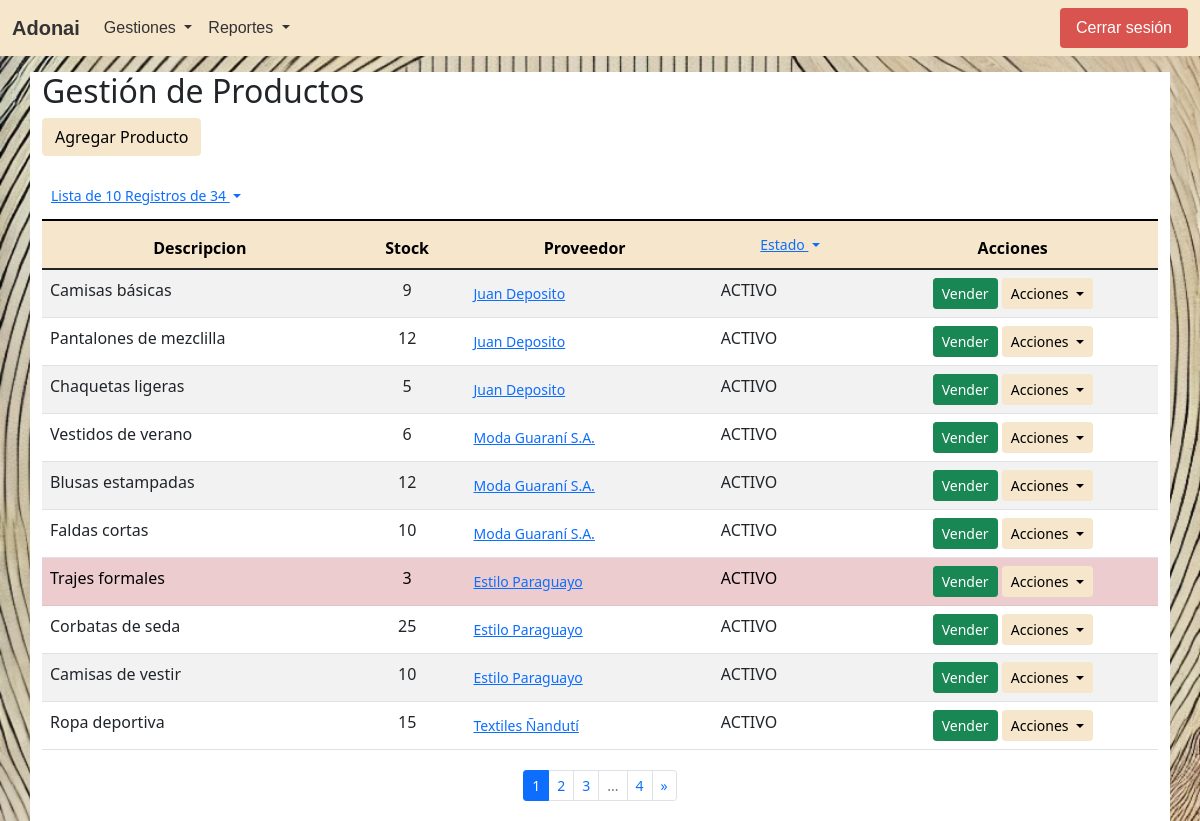
The page /gestion_productos.php?pn=1&nrop=10 (signed in) on the database its author committed.
### tables this page shows
CREATE TABLE IF NOT EXISTS `productos` (
  `id_producto` int(11) NOT NULL AUTO_INCREMENT,
  `descripcion` text,
  `stock` int(11) NOT NULL,
  `id_proveedor` int(11) DEFAULT NULL,
  `estado` enum('ACTIVO','INACTIVO') DEFAULT 'ACTIVO',
  `fch_estado` datetime DEFAULT NULL,
  `creado_en` datetime DEFAULT NULL,
  `actualizado_en` datetime DEFAULT NULL,
  PRIMARY KEY (`id_producto`),
  KEY `id_proveedor` (`id_proveedor`)
);

CREATE TABLE IF NOT EXISTS `proveedores` (
  `id_proveedor` int(11) NOT NULL AUTO_INCREMENT,
  `nombre` varchar(100) NOT NULL,
  `contacto` varchar(100) NOT NULL,
  `direccion` text,
  `estado` enum('ACTIVO','INACTIVO') DEFAULT 'ACTIVO',
  `fch_estado` datetime DEFAULT NULL,
  `creado_en` datetime DEFAULT NULL,
  `actualizado_en` datetime DEFAULT NULL,
  PRIMARY KEY (`id_proveedor`)
);

### procesos/Productos.php (called while the page is built, shortened)
<?php
class Productos
{
    private $dbConnect = null;
    public function __construct()
    {
        $Conexion = new Conexion();
        $this->dbConnect = $Conexion->conectar();
    }
    public function getTotalItemsProductos($estado = 'TODO', $id_producto = -1, $id_proveedor = -1)
    {
        $total_registros  = 1;
        $conn = $this->dbConnect;
        $sql = "SELECT COUNT(*) total_registros FROM productos";
        if ($estado == 'TODO') {
            $sql = "$sql where (estado = ? or estado = estado)";
        } else {
            $sql = "$sql where estado = ?";
        }
        if ($id_producto > -1) {
            $sql = "$sql and id_producto = ?";
        } else {
            $sql = "$sql and (id_producto = ? or id_producto = id_producto)";
        }
        if ($id_proveedor > -1) {
            $sql = "$sql and id_proveedor = ?";
        } else {
            $sql = "$sql and (id_proveedor = ? or id_proveedor = id_proveedor)";
        }
        $stmt = $conn->prepare($sql);
        $result = $stmt->bind_param("sii", $estado, $id_producto, $id_proveedor);
        $result = $stmt->execute();
        $result = $stmt->get_result();
        if ($result->num_rows > 0) {
            $row = $result->fetch_assoc();
            $total_registros = $row['total_registros'];
        }
        return $total_registros;
    }
    public function getProductos($estado = 'TODO', $page = 1, $num_results_on_page = 5, $id_producto = -1, $id_proveedor = -1)
    {
        $calc_page = ($page - 1) * $num_results_on_page;
        $conn = $this->dbConnect;
        $sql = "SELECT * FROM productos";
        if ($estado == 'TODO') {
            $sql = "$sql where (estado = ? or estado = estado)";
        } else {
            $sql = "$sql where estado = ?";
        }
        if ($id_producto > -1) {
            $sql = "$sql and id_producto = ?";
        } else {
            $sql = "$sql and (id_producto = ? or id_producto = id_producto)";
        }
        if ($id_proveedor > -1) {
            $sql = "$sql and id_proveedor = ?";
        } else {
            $sql = "$sql and (id_proveedor = ? or id_proveedor = id_proveedor)";
        }
        $sql = "$sql ORDER BY id_producto LIMIT ?,?";
        $stmt = $conn->prepare($sql);
        $result = $stmt->bind_param("siiii", $estado, $id_producto, $id_proveedor, $calc_page, $num_results_on_page);
        $result = $stmt->execute();
        $result = $stmt->get_result();
        return $result;
    }
}

### procesos/Ventanas.php (called while the page is built, shortened)
<?php
class Ventanas
{
    private $dbConnect = null;
    public function __construct()
    {
        $Conexion = new Conexion();
        $this->dbConnect = $Conexion->conectar();
    }
    public function getVentanasPorRolGrupo($id_rol, $grupo)
    {
        $conn = $this->dbConnect;
        $sql = "SELECT distinct vent.id_ventana, vent.descripcion FROM ventanas vent, rol_ventanas rove where rove.id_ventana=vent.id_ventana and vent.estado='ACTIVO' and rove.estado='ACTIVO' and rove.id_rol = ? and vent.grupo = ?";
        $stmt = $conn->prepare($sql);
        $stmt->bind_param("is", $id_rol, $grupo);
        $result = $stmt->execute();
        $result = $stmt->get_result();
        return $result;
    }
    public function getGruposVentanasPorRol($id_rol)
    {
        $conn = $this->dbConnect;
        $sql = "SELECT distinct vent.grupo FROM ventanas vent, rol_ventanas rove where rove.id_ventana=vent.id_ventana and vent.estado='ACTIVO' and rove.estado='ACTIVO' and rove.id_rol = ?";
        $stmt = $conn->prepare($sql);
        $stmt->bind_param("i", $id_rol);
        $result = $stmt->execute();
        $result = $stmt->get_result();
        return $result;
    }
}

### procesos/Proveedores.php (called while the page is built, shortened)
<?php
class Proveedores
{
    private $dbConnect = null;
    public function __construct()
    {
        $Conexion = new Conexion();
        $this->dbConnect = $Conexion->conectar();
    }
    public function getProveedor($id_proveedor)
    {
        $conn = $this->dbConnect;
        $sql = "SELECT * FROM proveedores where id_proveedor = ?";
        $stmt = $conn->prepare($sql);
        $stmt->bind_param("i", $id_proveedor);
        $result = $stmt->execute();
        $result = $stmt->get_result();
        return $result;
    }
}

### gestion_productos.php (the view, shortened to what this page needs)
<?php
include_once 'procesos/Productos.php';
$productos = new Productos();
include_once 'procesos/Proveedores.php';
$Proveedores = new Proveedores();
$Compras = new Compras();
$Ventas = new Ventas();
$Clientes = new Clientes();
if ($_SERVER['REQUEST_METHOD'] == 'GET') {
    $num_results_on_page = isset($_GET['nrop']) && is_numeric($_GET['nrop']) ? $_GET['nrop'] : 5;
    $page = isset($_GET['pn']) && is_numeric($_GET['pn']) ? $_GET['pn'] : 1;
    $estado = isset($_GET['e']) && is_string($_GET['e']) ? $_GET['e'] : 'TODO';
    if (isset($_GET["id_producto"]) && $_GET["id_producto"] >= 0) {
        $total_pages = $productos->getTotalItemsProductos($estado, $_GET["id_producto"]);
        $result = $productos->getProducto($_GET["id_producto"]);
    } else {
        $total_pages = $productos->getTotalItemsProductos($estado);
        $result = $productos->getProductos($estado, $page, $num_results_on_page);
    }
} else if ($_SERVER['REQUEST_METHOD'] == 'POST') {
    if (isset($_POST["CompraModal"]) && $_POST["CompraModal"] >= 0 and isset($_POST["id_producto"]) && $_POST["id_producto"] >= 0) {
        $resultado = $Compras->insertCompra($_POST);
        header("Location: gestion_productos.php");
    } else
    if (isset($_POST["VentaModal"]) && $_POST["VentaModal"] >= 0 and isset($_POST["id_producto"]) && $_POST["id_producto"] >= 0) {
        if (isset($_POST["add_cliente"]) && $_POST["add_cliente"] >= 0) {
            $resultado = $Clientes->insertCliente($_POST);
            $rows = $Clientes->getClientePorCedula($_POST["cedula"]);
            if ($rows->num_rows > 0) {
                $row = $rows->fetch_assoc();
                $_POST["id_cliente"] = $row['id_cliente'];
            }
        }
        $resultado = $Ventas->insertVenta($_POST);
        header("Location: gestion_productos.php");
    } else
    if (isset($_POST["id_producto"]) && $_POST["id_producto"] >= 0) {
        $resultado = $productos->updateProducto($_POST);
        header("Location: gestion_productos.php");
    } else {
        $resultado = $productos->insertProducto($_POST);
        header("Location: gestion_productos.php");
    }
};
?>
<!DOCTYPE html>
<html lang="es">
<head>
    <link href="https://cdn.jsdelivr.net/npm/bootstrap@5.1.3/dist/css/bootstrap.min.css" rel="stylesheet">
</head>
<body class="container-index">
    <?php
    include_once("navbar.php")
    ?>
    <div class="container bg-white mt-3">
        <h2>Gestión de Productos</h2>
        <?php if ($_SESSION['usuario']["rol"] == 1 || $_SESSION['usuario']["rol"] == 3): ?><a href="#" class="btn btn-principal mb-3" data-bs-toggle="modal" data-bs-target="#addProductoModal">Agregar Producto</a><?php endif; ?>
        <table class="table table-striped table-responsive caption-top mb-3">
            <caption>
                <div class="btn-group">
                    <button class="btn btn-link btn-sm dropdown-toggle" type="button" id="EstadoDropdown" data-bs-toggle="dropdown" data-bs-auto-close="true" aria-expanded="false">
                        Lista de <?php echo $num_results_on_page ?> Registros de <?php echo $total_pages ?>
                    </button>
                </div>
            </caption>
            <thead class="table-principal">
                <tr>
                    <th class="text-center">Descripcion</th>
                    <th class="text-center">Stock</th>
                    <th class="text-center">Proveedor</th>
                    <th class="text-center">
                        <div class="btn-group">
                            <button class="btn btn-link btn-sm dropdown-toggle" type="button" id="EstadoDropdown" data-bs-toggle="dropdown" data-bs-auto-close="true" aria-expanded="false">
                                Estado
                            </button>
                        </div>
                    </th>
                    <th class="text-center">Acciones</th>
                </tr>
            </thead>
            <tbody>
                <?php while ($producto = $result->fetch_assoc()): ?>
                    <tr <?php if ($producto['stock'] < 5): echo 'class="table-danger"';
                        endif; ?>>
                        <td><?php echo $producto['descripcion']; ?></td>
                        <td class="text-center"><?php echo $producto['stock']; ?></td>
                        <td>
                            <?php if ($_SESSION['usuario']["rol"] == 1 || $_SESSION['usuario']["rol"] == 3): ?><a href="gestion_proveedores.php?id_proveedor=<?php echo $producto['id_proveedor'] ?>" class="btn btn-link btn-sm"><?php endif; ?>
                                <?php
                                $rows = $Proveedores->getProveedor($producto['id_proveedor']);
                                if ($rows->num_rows > 0) {
                                    $row = $rows->fetch_assoc();
                                    echo $row['nombre'];
                                }
                                ?>
                                <?php if ($_SESSION['usuario']["rol"] == 1 || $_SESSION['usuario']["rol"] == 3): ?></a><?php endif; ?>
                        </td>
                        <td><?php echo $producto['estado']; ?></td>
                        <td class="text-center">
                            <?php if ($_SESSION['usuario']["rol"] == 1 || $_SESSION['usuario']["rol"] == 2): ?>
                                <a href="#" class="btn btn-success btn-sm <?php if ($producto['stock'] <= 0): echo 'disabled';
                                                                            endif; ?>" data-bs-toggle="modal" data-bs-target="#addVentaModal" onclick="loadDataVentaModal(<?php echo htmlspecialchars(json_encode($producto)); ?>)" <?php if ($producto['stock'] <= 0): echo ' tabindex="-1" aria-disabled="true"';
                                                                                                                                                                                                                                    endif; ?>>Vender</a>
                            <?php endif; ?>
                            <?php if ($_SESSION['usuario']["rol"] == 1 || $_SESSION['usuario']["rol"] == 3): ?>
                                <div class="btn-group" role="group">
                                    <button id="btnGroupAcciones<?php echo $producto['id_proveedor'] ?>" type="button" class="btn btn-sm btn-principal dropdown-toggle" data-bs-toggle="dropdown" aria-expanded="false">
                                        Acciones
                                    </button>
                                </div>
                            <?php endif; ?>
                        </td>
                    </tr>
                <?php endwhile; ?>
            </tbody>
        </table>
        <?php if (ceil($total_pages / $num_results_on_page) > 0): ?>
            <nav aria-label="Navegación de la página" class="py-1">
                <ul class="pagination pagination-sm justify-content-center">
                    <li class="page-item active">
                        <span class="page-link"><?php echo $page ?></span>
                    </li>
                    <?php if ($page + 1 < ceil($total_pages / $num_results_on_page) + 1): ?>
                        <li class="page-item">
                            <a class="page-link" href="gestion_productos.php?<?php if ($estado != "TODO"): echo "e=$estado&";
                                                                                endif; ?>pn=<?php echo $page + 1 ?>&nrop=<?php echo $num_results_on_page ?>"><?php echo $page + 1 ?></a>
                        </li>
                    <?php endif; ?>
                    <?php if ($page + 2 < ceil($total_pages / $num_results_on_page) + 1): ?>
                        <li class="page-item">
                            <a class="page-link" href="gestion_productos.php?<?php if ($estado != "TODO"): echo "e=$estado&";
                                                                                endif; ?>pn=<?php echo $page + 2 ?>&nrop=<?php echo $num_results_on_page ?>"><?php echo $page + 2 ?></a>
                        </li>
                    <?php endif; ?>
                    <?php if ($page < ceil($total_pages / $num_results_on_page) - 2): ?>
                        <li class="page-item disabled">
                            <span class="page-link">...</span>
                        </li>
                        <li class="page-item">
                            <a class="page-link" href="gestion_productos.php?<?php if ($estado != "TODO"): echo "e=$estado&";
                                                                                endif; ?>pn=<?php echo ceil($total_pages / $num_results_on_page) ?>&nrop=<?php echo $num_results_on_page ?>"><?php echo ceil($total_pages / $num_results_on_page) ?></a>
                        </li>
                    <?php endif; ?>
                    <?php if ($page < ceil($total_pages / $num_results_on_page)): ?>
                        <li class="page-item">
                            <a class="page-link" href="gestion_productos.php?<?php if ($estado != "TODO"): echo "e=$estado&";
                                                                                endif; ?>pn=<?php echo $page + 1 ?>&nrop=<?php echo $num_results_on_page ?>"><span aria-hidden="true">&raquo;</span></a>
                        </li>
                    <?php endif; ?>
                </ul>
            </nav>
        <?php endif; ?>
    </div>
</body>
</html>

### assets/css/style-principal.css (style rules this page uses)
.table-principal { --bs-table-bg: #f5e6cc; --bs-table-striped-bg: #e9dbc2; --bs-table-striped-color: #000; --bs-table-active-bg: #ddcfb8; --bs-table-active-color: #000; --bs-table-hover-bg: #e3d5bd; --bs-table-hover-color: #000; color: #000; border-color: #ddcfb8; }
.btn-principal { color: #000000; background-color: #f5e6cc; border-color: #f5e6cc; }

### gestion_productos.php (style rules this page uses)
.container-index { background: url(./assets/img/bsb-logo.webp) no-repeat center center fixed; -webkit-background-size: cover; -moz-background-size: cover; -o-background-size: cover; background-size: cover; height: 100vh; }

### rows shown on the page
productos: descripcion "Camisas básicas", stock "9", id_proveedor.nombre "Juan Deposito", estado "ACTIVO"
productos: descripcion "Pantalones de mezclilla", stock "12", id_proveedor.nombre "Juan Deposito", estado "ACTIVO"
productos: descripcion "Chaquetas ligeras", stock "5", id_proveedor.nombre "Juan Deposito", estado "ACTIVO"
productos: descripcion "Vestidos de verano", stock "6", id_proveedor.nombre "Moda Guaraní S.A.", estado "ACTIVO"
productos: descripcion "Blusas estampadas", stock "12", id_proveedor.nombre "Moda Guaraní S.A.", estado "ACTIVO"
productos: descripcion "Faldas cortas", stock "10", id_proveedor.nombre "Moda Guaraní S.A.", estado "ACTIVO"
productos: descripcion "Trajes formales", stock "3", id_proveedor.nombre "Estilo Paraguayo", estado "ACTIVO"
productos: descripcion "Corbatas de seda", stock "25", id_proveedor.nombre "Estilo Paraguayo", estado "ACTIVO"
productos: descripcion "Camisas de vestir", stock "10", id_proveedor.nombre "Estilo Paraguayo", estado "ACTIVO"
productos: descripcion "Ropa deportiva", stock "15", id_proveedor.nombre "Textiles Ñandutí", estado "ACTIVO"

### other values the page prints
$grupoVentana['grupo'] "Gestiones"
$grupoVentana['grupo'] "Reportes"
$num_results_on_page "10"
$total_pages "34"
$page "1"
$page + 1 "2"
$page + 2 "3"
ceil($total_pages / $num_results_on_page) "4"
